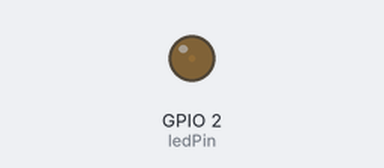
This sketch was run on a simulated ESP32. Parts: output pins drawn as LEDs (lit = HIGH). What the sketch prints to the serial monitor is not drawn.

Above: at 0.05 s.
At 3.45 s:
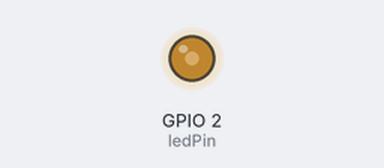
At 6.95 s:
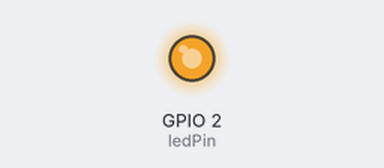
At 13.85 s:
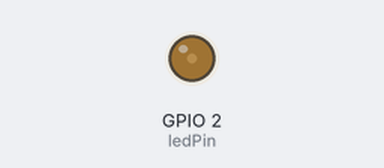
Timing chart, 0 to 20.0 s (numbered marks = the images above):
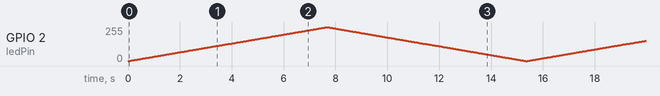

The sketch:

breath_modify_speed.ino.ino
```cpp
// 定义LED引脚
const int ledPin = 2;

// 设置PWM属性
const int freq = 5000;
const int resolution = 8;

void setup() {
  Serial.begin(115200);
  ledcAttach(ledPin, freq, resolution);
}

void loop() {
  for(int dutyCycle = 0; dutyCycle <= 255; dutyCycle++){
    ledcWrite(ledPin, dutyCycle);
    delay(30);
  }

  for(int dutyCycle = 255; dutyCycle >= 0; dutyCycle--){
    ledcWrite(ledPin, dutyCycle);
    delay(30);
  }

  Serial.println("Breathing cycle completed");
}
```
